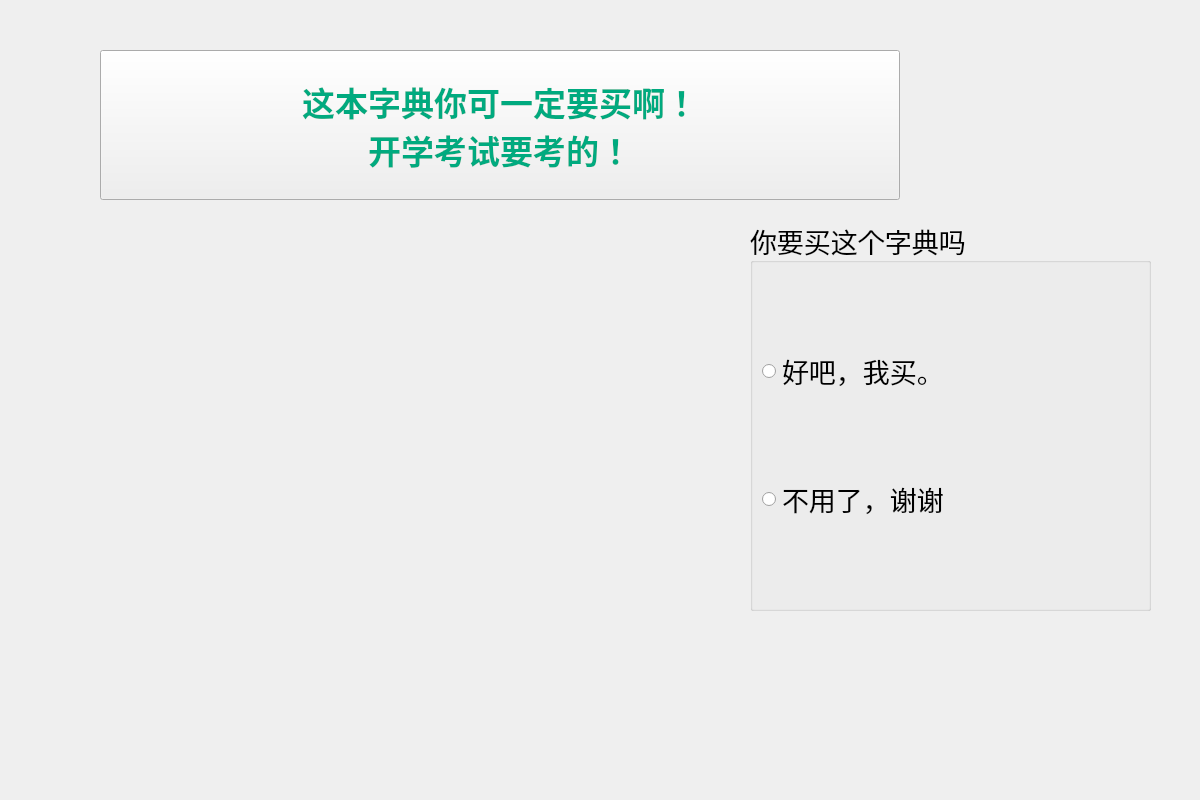
<?xml version="1.0" encoding="UTF-8"?>
<ui version="4.0">
 <class>PPT18</class>
 <widget class="QWidget" name="PPT18">
  <property name="geometry">
   <rect>
    <x>0</x>
    <y>0</y>
    <width>1200</width>
    <height>800</height>
   </rect>
  </property>
  <property name="windowTitle">
   <string>Form</string>
  </property>
  <widget class="QGroupBox" name="groupBox_2">
   <property name="geometry">
    <rect>
     <x>750</x>
     <y>220</y>
     <width>401</width>
     <height>391</height>
    </rect>
   </property>
   <property name="font">
    <font>
     <family>AcadEref</family>
     <pointsize>20</pointsize>
    </font>
   </property>
   <property name="styleSheet">
    <string notr="true"/>
   </property>
   <property name="title">
    <string>你要买这个字典吗</string>
   </property>
   <layout class="QHBoxLayout" name="horizontalLayout">
    <item>
     <layout class="QVBoxLayout" name="verticalLayout">
      <item>
       <widget class="QRadioButton" name="radioButton">
        <property name="text">
         <string>好吧，我买。</string>
        </property>
       </widget>
      </item>
      <item>
       <widget class="QRadioButton" name="radioButton_2">
        <property name="text">
         <string>不用了，谢谢</string>
        </property>
       </widget>
      </item>
     </layout>
    </item>
   </layout>
  </widget>
  <widget class="QPushButton" name="dh2">
   <property name="geometry">
    <rect>
     <x>100</x>
     <y>50</y>
     <width>800</width>
     <height>150</height>
    </rect>
   </property>
   <property name="font">
    <font>
     <family>华文隶书</family>
     <pointsize>25</pointsize>
     <weight>75</weight>
     <bold>true</bold>
    </font>
   </property>
   <property name="styleSheet">
    <string notr="true">color: rgb(0, 170, 127);</string>
   </property>
   <property name="text">
    <string>这本字典你可一定要买啊！
开学考试要考的！</string>
   </property>
  </widget>
 </widget>
 <resources/>
 <connections/>
</ui>
